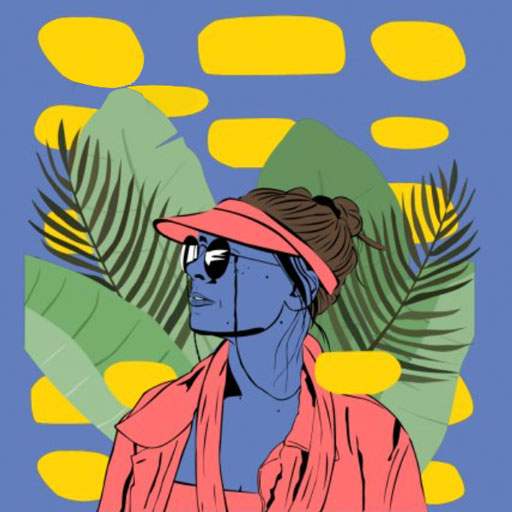
#> input picture assets/benchmark_illustrations/07_boshik_tropical_foliage.jpg, 512 x 512 px
$ python -i pipeline.py   (imports and definitions only)
#> lines starting #> are read from the running program, lines starting #| are printed output that depends on the picture
#> further down, picture is the input picture: PIL image 512x512 RGB; mean R, G, B 142.1, 137.8, 117.5
"""
Core image processing pipeline for reMarkable Paper Pro.

Features:
- Exact 1:1 pixel mapping for 11.8" Gallery 3 Canvas Color screen (2160 x 1620 @ 229 PPI).
- Calibrated 3D LUT inverse compensation (OKLab v3 color space).
- Bilateral edge-directed inking filter to deepen dialogue line-art and counteract pigment dithering.
- Tuned JPEG compression for fast cloud sync and minimal storage.
"""

import os
import threading
from dataclasses import dataclass
from typing import Optional
from PIL import Image, ImageFilter
import numpy as np

from rmpp_enhancer.profiles import DEFAULT_LUT_PATH


# reMarkable Paper Pro "Option A" panel geometry, in pixels. The panel is used
# in whichever orientation matches the page, so these are named by side length
# rather than by width/height.
RMPP_SHORT_SIDE = 1620
RMPP_LONG_SIDE = 2160
RMPP_DPI = 229


# [16 lines left out: function rmpp_fit_scale, not called in this run]


@dataclass
class EnhancerConfig:
    quality: int = 82               # Tuned sweet-spot for fast reMarkable sync
    subsampling: int = 0            # 0 = 4:4:4 (full chroma), 2 = 4:2:0
    color_correction: bool = True   # Apply OKLab v3 3D LUT
    edge_inking: bool = True        # Apply bilateral edge-directed inking
    lut_path: Optional[str] = None  # Path to .cube LUT file (None = use bundled)
    target_width: int = RMPP_SHORT_SIDE   # RMPP portrait width
    target_height: int = RMPP_LONG_SIDE   # RMPP portrait height
    dpi: int = RMPP_DPI                   # Native screen density
    # Sheet layout. per_row=None means "choose the row width that wastes least".
    per_row: Optional[int] = 1
    orientation: str = "auto"        # portrait | landscape | auto
    fit_mode: str = "fit"            # fit (letterbox) | fill (crop to cover)
    keep_spreads_together: bool = True
    reading_direction: str = "auto"  # ltr | rtl | auto (ComicInfo.xml, else rtl)
    shift_pages: bool = False        # Offset pairing by one, for wrong-parity volumes


# Global cache for the parsed Pillow 3D LUT. Pages are processed on a thread
# pool, so the cache is guarded to keep parsing to a single pass.
_CACHED_LUT: Optional[ImageFilter.Color3DLUT] = None
_CACHED_LUT_PATH: Optional[str] = None
_LUT_LOCK = threading.Lock()


# [68 lines left out: functions load_3d_lut, _parse_and_cache_lut, prepare_rgb, scale_to_rmpp_geometry, not called in this run]


_LUMA_WEIGHTS = np.array([0.299, 0.587, 0.114], dtype=np.float32)


def apply_edge_directed_inking(img: Image.Image) -> Image.Image:
    """
    Applies bilateral edge-directed inking filter:
    1. Detects high-contrast edge gradients.
    2. Deepens dark ink lines (lum < 0.40) to counteract pigment diffusion.
    3. Brightens edge halos (lum >= 0.40) for crisp line separation.
    4. Applies micro-contrast unsharp mask.
    """
    gray = img.convert("L")
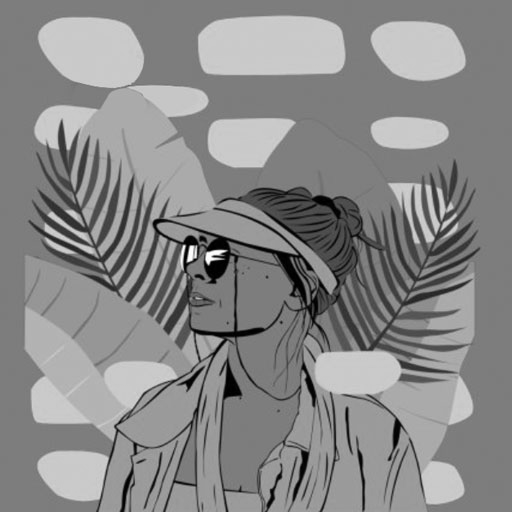
#> gray: PIL image 512x512 L; min 0, max 255, mean 136.8
    edges = gray.filter(ImageFilter.FIND_EDGES)
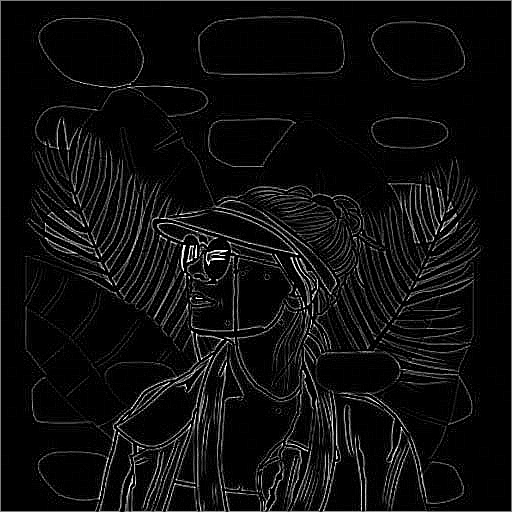
#> edges: PIL image 512x512 L; min 0, max 255, mean 14
    edges_arr = np.asarray(edges, dtype=np.float32) / 255.0
    edge_mask = edges_arr > 0.16
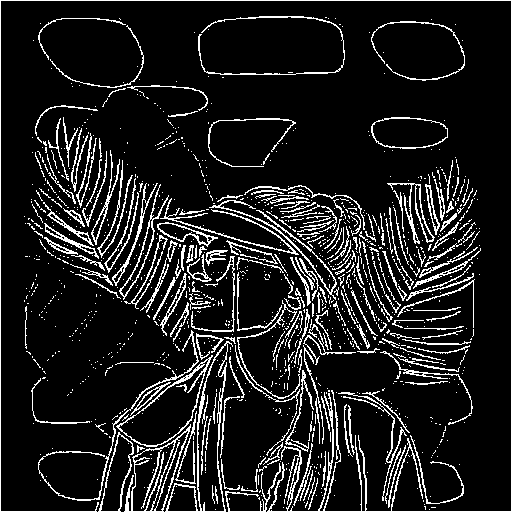
#> edge_mask: shape (512, 512) bool; 11.9% white in thin lines or dots

    arr = np.asarray(img, dtype=np.float32) / 255.0
    lum = arr @ _LUMA_WEIGHTS

    # Single per-pixel gain map: 0.75 on dark ink, 1.10 on the lighter side of an
    # edge, 1.0 everywhere else. Applied in one pass over all three channels.
    gain = np.where(edge_mask, np.where(lum < 0.40, 0.75, 1.10), 1.0).astype(np.float32)
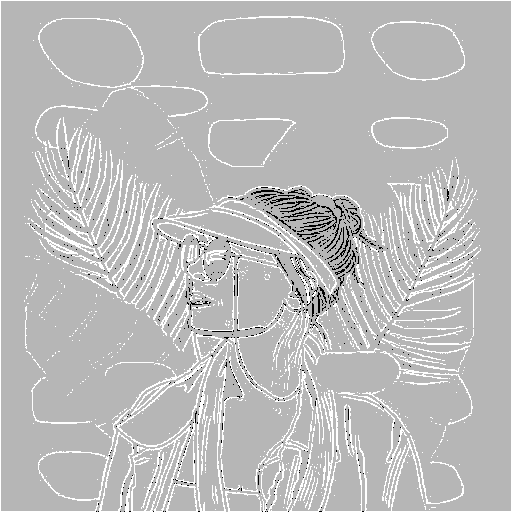
#> gain: shape (512, 512) float32; min 0.75, max 1.1, mean 1.01; drawn with min black and max white
    arr *= gain[..., None]
#> arr: shape (512, 512, 3) float32; mean R, G, B 0.563, 0.546, 0.465
    np.clip(arr, 0.0, 1.0, out=arr)
#> arr: shape (512, 512, 3) float32; mean R, G, B 0.562, 0.546, 0.465

    res = Image.fromarray(np.rint(arr * 255).astype(np.uint8))
    return res.filter(ImageFilter.UnsharpMask(radius=1.0, percent=115, threshold=3))
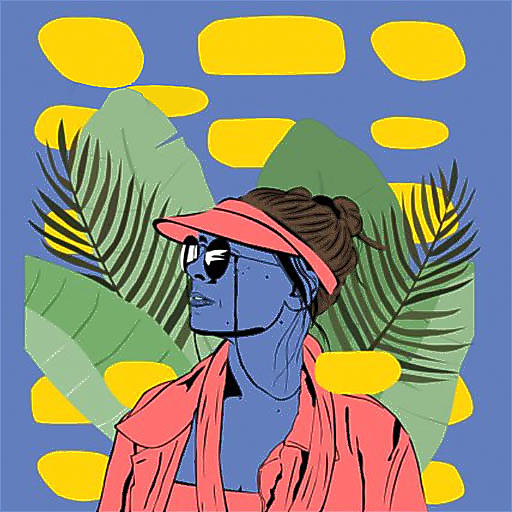
#> returned value: PIL image 512x512 RGB; mean R, G, B 142.7, 139.6, 119.3


# [13 lines left out: function apply_corrections, not called in this run]


def process_image(img: Image.Image, config: EnhancerConfig) -> Image.Image:
    """Runs a single page image through the full RMPP pipeline (one page per sheet)."""
    return apply_corrections(scale_to_rmpp_geometry(prepare_rgb(img), config), config)


# [11 lines left out: function save_page_jpeg, not called in this run]

>>> from PIL import Image
>>> picture = Image.open('../../assets/benchmark_illustrations/07_boshik_tropical_foliage.jpg')
>>> result = apply_edge_directed_inking(picture)

$ run again, on assets/benchmark_illustrations/06_boshik_summer_popart.jpg
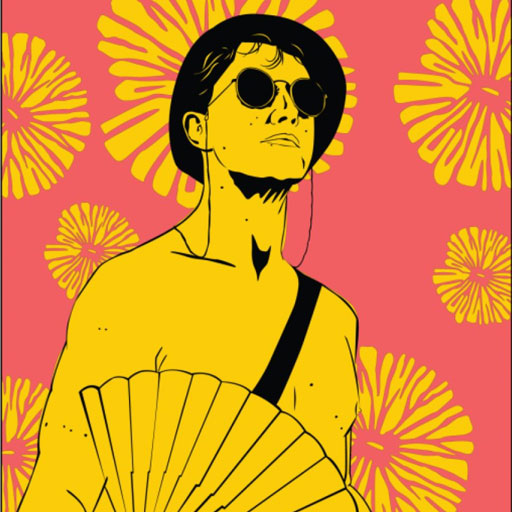
#> input picture assets/benchmark_illustrations/06_boshik_summer_popart.jpg, 512 x 512 px
#> picture is the input picture: PIL image 512x512 RGB; mean R, G, B 222.7, 142.5, 44.5
#> in apply_edge_directed_inking, `edge_mask = edges_arr > 0.16`:
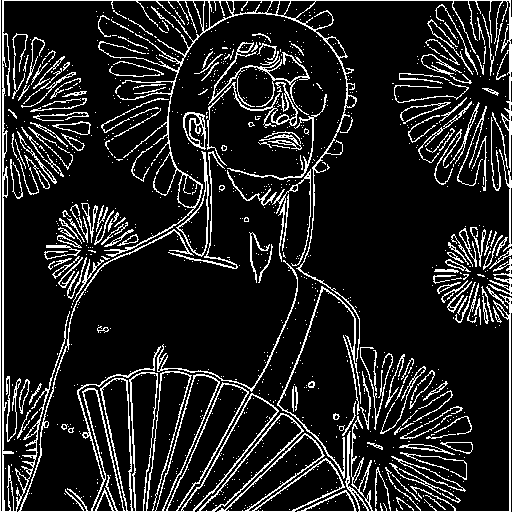
#> edge_mask: shape (512, 512) bool; 13.4% white in thin lines or dots
#> in apply_edge_directed_inking, `return res.filter(ImageFilter.UnsharpMask(radius=1.0, percent=115, thr..`:
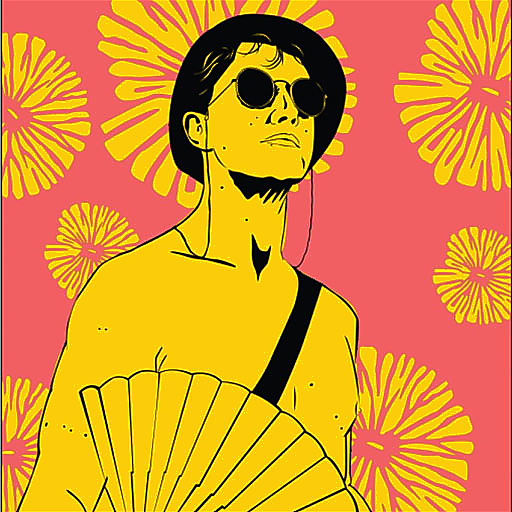
#> returned value: PIL image 512x512 RGB; mean R, G, B 222.5, 145.4, 46
